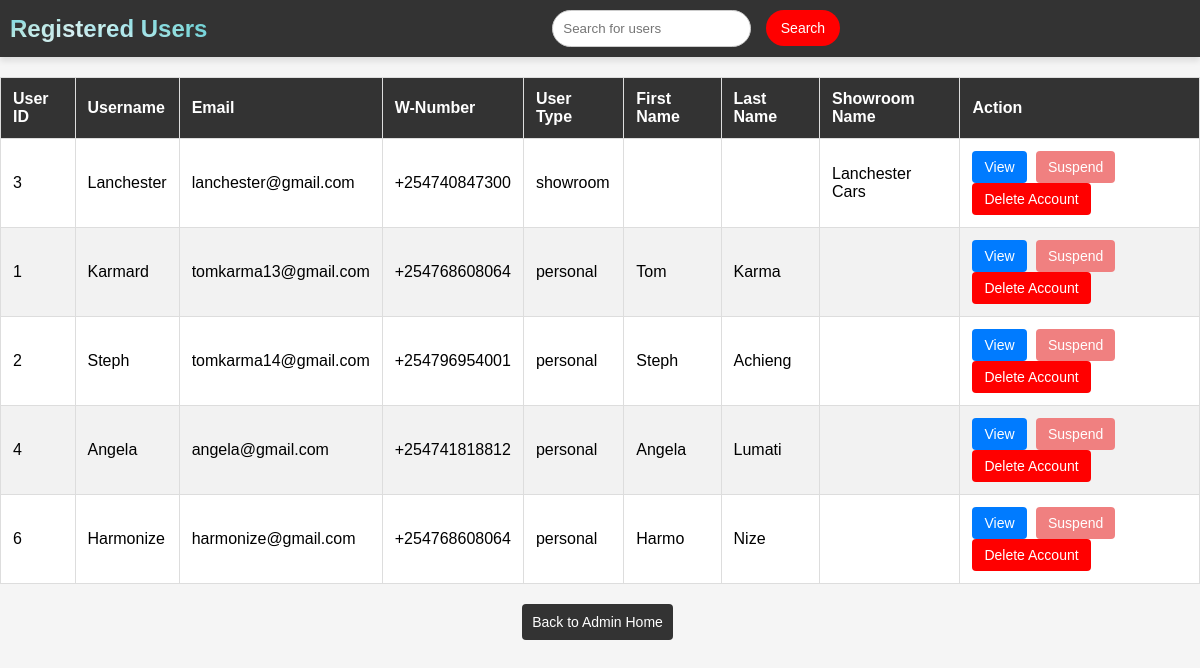
Page /registered_users.php (signed in) on the committed database.
### tables this page shows
CREATE TABLE `users` (
  `UserID` int(100) NOT NULL,
  `username` varchar(50) NOT NULL,
  `email` varchar(100) NOT NULL,
  `wnumber` varchar(100) NOT NULL,
  `password` varchar(255) NOT NULL,
  `usertype` enum('personal','showroom','') NOT NULL,
  `suspended` tinyint(1) DEFAULT 0,
  `regdate` timestamp NOT NULL DEFAULT current_timestamp(),
  `suspended_by_admin` int(11) DEFAULT 0
);

CREATE TABLE `showroomlog` (
  `UserID` int(50) NOT NULL,
  `username` varchar(50) NOT NULL,
  `email` varchar(100) NOT NULL,
  `wnumber` varchar(100) NOT NULL,
  `showname` varchar(50) NOT NULL,
  `location` varchar(50) NOT NULL,
  `licence` varchar(200) NOT NULL,
  `certificate` varchar(200) NOT NULL,
  `password` varchar(50) NOT NULL
);

CREATE TABLE `personallog` (
  `UserID` int(100) NOT NULL,
  `username` varchar(50) NOT NULL,
  `email` varchar(100) NOT NULL,
  `wnumber` int(100) NOT NULL,
  `IDNo` varchar(50) NOT NULL,
  `IDproof` varchar(200) NOT NULL,
  `pFname` varchar(30) NOT NULL,
  `pLname` varchar(20) NOT NULL,
  `password` varchar(50) NOT NULL
);

### registered_users.php (the view, shortened to what this page needs)
<?php
        require_once("connection.php");
        $searchQuery = isset($_GET['searchQuery']) ? '%' . $_GET['searchQuery'] . '%' : '%';
        $queryUsers = "SELECT u.UserID, u.username, u.email, u.wnumber, u.usertype, p.pFname, p.pLname, s.showname, u.suspended
                        FROM users u
                        LEFT JOIN personallog p ON u.UserID = p.UserID
                        LEFT JOIN showroomlog s ON u.UserID = s.UserID
                        WHERE u.username LIKE ?";
        $stmt = $connection->prepare($queryUsers);
        $stmt->bind_param("s", $searchQuery);
        $stmt->execute();
        $resultUsers = $stmt->get_result();
?>
<!DOCTYPE html>
<html lang="en">
<head>
    <link rel="stylesheet" href="STYLING/admin.css">
    <link rel="stylesheet" href="STYLING/registered_users.css">
</head>
<body>
<header>
    <h1>Registered Users</h1>
    <div class="search-bar">
        <form action="registered_users.php" method="GET">
            <input type="text" id="searchInput" name="searchQuery" placeholder="Search for users">
            <button type="submit">Search</button>
        </form>
    </div>
</header>
<div class="content-container">
    <table>
        <thead>
        <tr>
            <th>User ID</th>
            <th>Username</th>
            <th>Email</th>
            <th>W-Number</th>
            <th>User Type</th>
            <th>First Name</th>
            <th>Last Name</th>
            <th>Showroom Name</th>
            <th>Action</th>
        </tr>
        </thead>
        <tbody>
        <?php while ($user = $resultUsers->fetch_assoc()) : ?>
            <tr data-user-id="<?= $user['UserID'] ?>">
                <td><?= $user['UserID'] ?></td>
                <td><?= $user['username'] ?></td>
                <td><?= $user['email'] ?></td>
                <td><?= $user['wnumber'] ?></td>
                <td><?= $user['usertype'] ?></td>
                <td><?= $user['pFname'] ?></td>
                <td><?= $user['pLname'] ?></td>
                <td><?= $user['showname'] ?></td>
                <td>
                    <button onclick="viewUser(<?= $user['UserID'] ?>)">View</button>
                    <button class="suspend-button" data-user-id="<?= $user['UserID'] ?>" onclick="suspendUser(<?= $user['UserID'] ?>)">
                        <?= ($user['suspended'] == 1) ? 'Unsuspend' : 'Suspend' ?>
                    </button>
                    <button class="delete" onclick="deleteAccount(<?= $user['UserID'] ?>)">Delete Account</button>
                </td>
            </tr>
        <?php endwhile; ?>
        </tbody>
    </table>
    <button class="back-button" onclick="goBack()">Back to Admin Home</button>
</div>
</body>
</html>

### STYLING/admin.css (style rules this page uses)
body { font-family: 'Segoe UI', Tahoma, Geneva, Verdana, sans-serif; background-size: cover; background-repeat: no-repeat; background-attachment: fixed; background-color: #f5f5f5; margin: 0; }
header { padding: 15px; background-color: #333; color: white; display: flex; align-items: center; justify-content: space-between; box-shadow: 0px 4px 6px rgba(0, 0, 0, 0.1); }
header h1 { background-image:url("../images/header back.avif"); text-align: center; background-size: cover; font-family:'Gill Sans', 'Gill Sans MT', Calibri, 'Trebuchet MS', sans-serif; background-clip: text; -webkit-background-clip: text; color: transparent; }
h1 { margin: 0; font-size: 24px; }
.search-bar { display: flex; align-items: center; margin: 0 auto; }
.search-bar input { padding: 10px; margin-right: 10px; border: 1px solid #ccc; border-radius: 40px; }
.search-bar button { padding: 10px 15px; background-color: red; color: #fff; border: none; border-radius: 70px; cursor: pointer; }
button { padding: 8px 16px; background-color: #007bff; color: #fff; border: none; border-radius: 5px; cursor: pointer; font-size: 14px; }

### STYLING/registered_users.css (style rules this page uses)
body { font-family: 'Arial', sans-serif; background-color: #f5f5f5; margin: 0; padding: 0; }
header { background-color: #333; color: #fff; padding: 10px; text-align: center; }
.content-container { margin: 20px; margin: 0 auto; justify-content: center; text-align: center; }
table { width: 100%; border-collapse: collapse; margin-top: 20px; background-color: #fff; }
th, td { border: 1px solid #ddd; padding: 12px; text-align: left; }
th { background-color: #333; color: #fff; }
tbody tr:nth-child(even) { background-color: #f2f2f2; }
button { cursor: pointer; padding: 8px 12px; margin-right: 5px; background-color: #007bff; color: #fff; border: none; border-radius: 4px; }
.suspend-button { background-color: lightcoral; }
.delete { background-color: red; }
.back-button { margin-top: 20px; background-color: #333; color: #fff; padding: 10px; border: none; border-radius: 4px; cursor: pointer; }

### rows in the picture
users: UserID "3", username "Lanchester", email "lanchester@gmail.com", wnumber "+254740847300", usertype "showroom", showroomlog.showname "Lanchester Cars", suspended "Suspend"
users: UserID "1", username "Karmard", email "tomkarma13@gmail.com", wnumber "+254768608064", usertype "personal", personallog.pFname "Tom", personallog.pLname "Karma", suspended "Suspend"
users: UserID "2", username "Steph", email "tomkarma14@gmail.com", wnumber "+254796954001", usertype "personal", personallog.pFname "Steph", personallog.pLname "Achieng", suspended "Suspend"
users: UserID "4", username "Angela", email "angela@gmail.com", wnumber "+254741818812", usertype "personal", personallog.pFname "Angela", personallog.pLname "Lumati", suspended "Suspend"
users: UserID "6", username "Harmonize", email "harmonize@gmail.com", wnumber "+254768608064", usertype "personal", personallog.pFname "Harmo", personallog.pLname "Nize", suspended "Suspend"
